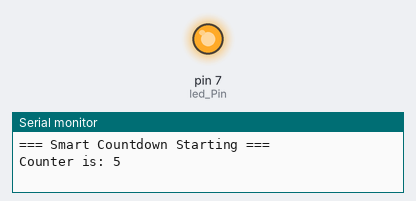
Simulated run of this sketch. Board: Arduino Uno, built with avr-gcc and run on an emulated ATmega328P. Parts: output pins drawn as LEDs (lit = HIGH), the last lines printed to the serial monitor.

Above: at 0.1 s.
At 18.6 s:
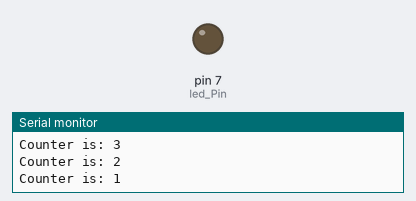
Timing chart, 0 to 20.1 s (numbered marks = the images above):
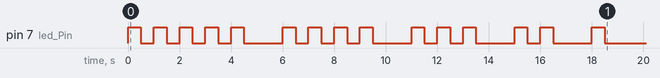

The sketch:

Assignment1_ChrisClaudiousAtinyo.ino
```cpp
int led_Pin = 7;
int startValue = 5;

// Function to flash the LED a specified number of times
void flashLed(int times) {
  int flash = 0;

  while (flash < times) {
    digitalWrite(led_Pin, 1);
    delay(500);
    digitalWrite(led_Pin, 0);
    delay(500);

    flash++;
  }
}

void setup() {
  pinMode(led_Pin, OUTPUT);
  Serial.begin(9600);

  Serial.println("=== Smart Countdown Starting ===");

  int count = startValue;

  while (count > 0) {
    Serial.print("Counter is: ");
    Serial.println(count);

    // Blink LED according to current counter value
    flashLed(count);

    delay(1000);
    count--;
  }

  Serial.println("=== Countdown Complete ===");
}

void loop() {
}
```
